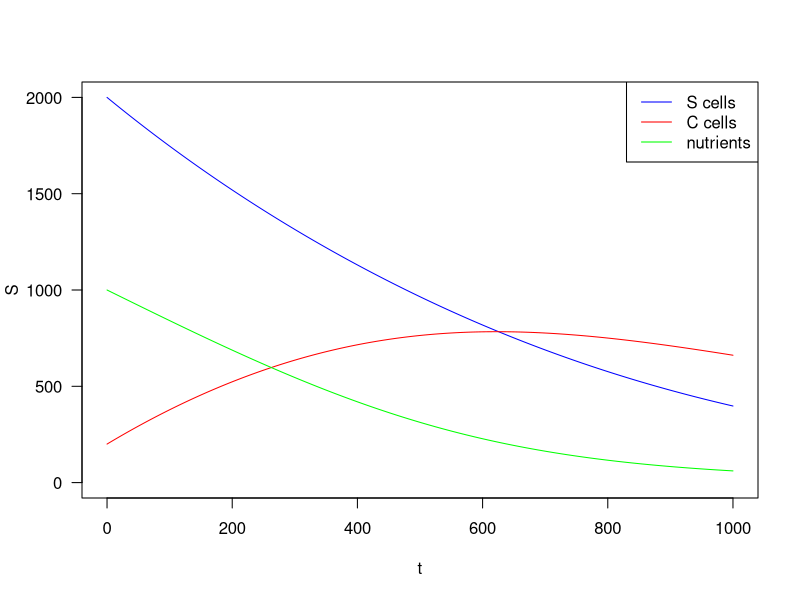

R code for this plot:
library(deSolve) # importation de la librarie diferential equation Solve 
#library(phaseR)

rm(list = ls()) # Ré-initialisation de toutes les variables

SCN <- function(t, x, parameters)
{
  mu <- parameters[1]  # mutation rate for a normal cell to become cancerous
  beta1 <- parameters[2] # reproduction for normal cells
  beta2 <- parameters[3] # reproduction for cancer cells
  gamma <- parameters[4] # apoptosis for normal cells
  delta <- parameters[5] # apoptosis for cancer cells
  tau <- parameters[6] # treatment effect
  K <- parameters[7] # nutriment threshold
  
  S <- x[1] # susceptible cells
  C <- x[2] # cancerous cells
  N <- x[3] # nutriment resources
  
  dSdt <- -mu*S - gamma*S + beta1*(N/(N+K))*S
  dCdt <- mu*S - delta*C + beta2*(N/(N+K))*C - tau*C
  dNdt <- - beta1* (N/(N+K))*S - beta2*(N/(N+K))*C
    
  list(c(dSdt, dCdt, dNdt))
}

mu <- 0.001
beta1 <- 0.001
beta2 <- 0.002
gamma <- 0.001
delta <- 0.0015
tau <- 0.0001
K<- 1e3/2

S0 <- 2000
C0 <- 200
N0 <- 1e3

param = c(mu, beta1, beta2, gamma, delta, tau, K)
init = c(S0,C0,N0)
times <- seq(0, 1000, by=0.001)

out <- ode(y = init, times = times, func = SCN, parms = param)

S = out[,"1"]
C = out[,"2"]
N = out[,"3"]
t = out[,"time"]

par(mfrow=c(1,1))
plot(t,S, type = "l", las=1, col = "blue", ylim = c(0, S0))
lines(t, C, type = "l", col="red")
lines(t, N, type = "l", col="green")

legend("topright", legend=c("S cells", "C cells", "nutrients"),
       col=c("blue", "red", "green"), lty = 1)
